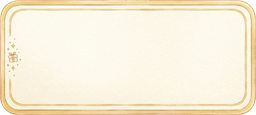
#> input picture minigame/images/ui/flower_egg_reward_bg.png, 256 x 115 px, shrunk from 1080 x 486 before the run
$ python -i matte_flower_egg_ui.py   (imports and definitions only)
#> lines starting #> are read from the running program, lines starting #| are printed output that depends on the picture
#> further down, picture is the input picture: PIL image 256x115 RGBA; mean R, G, B, A 246.7, 236.8, 214.3, 250.2
### scripts/huahua_paths.py
"""
本仓库与「同级目录 game_assets/huahua」的路径解析。

约定：资产库与仓库根目录同级，即 <parent>/game_assets/huahua/。
可通过环境变量 GAME_ASSETS_HUAHUA 指向该 huahua 资产根目录（含 raw、assets 子树的上级，即 game_assets/huahua 这一层）。
"""
from __future__ import annotations

import os
from pathlib import Path


def repo_root() -> Path:
    """本仓库根目录（game2D_huahua）。"""
    return Path(__file__).resolve().parent.parent


def game_assets_huahua_root() -> Path:
    """仓库外 huahua 资产根：默认 ../game_assets/huahua（相对 repo）。"""
    env = os.environ.get("GAME_ASSETS_HUAHUA", "").strip()
    if env:
        return Path(env).expanduser().resolve()
    return (repo_root().parent / "game_assets" / "huahua").resolve()


def game_assets_dir() -> Path:
    """…/game_assets/huahua/assets"""
    return game_assets_huahua_root() / "assets"

### scripts/matte_flower_egg_ui.py
#!/usr/bin/env python3
"""
花语彩蛋弹窗 NB2 原图：品红抠图 + alpha 裁边。
读 ../game_assets/huahua/assets/raw/flower_egg_*_nb2.png（默认，见 huahua_paths / GAME_ASSETS_HUAHUA）
写入 minigame/subpkg_panels/images/ui/
"""
from __future__ import annotations

import sys
from pathlib import Path

try:
    from PIL import Image, ImageFilter
except ImportError:
    print("需要: pip install Pillow", file=sys.stderr)
    sys.exit(1)

from huahua_paths import game_assets_dir

ROOT = Path(__file__).resolve().parents[1]
RAW = game_assets_dir() / "raw"
OUT_DIR = ROOT / "minigame/subpkg_panels/images/ui"

PAIRS: list[tuple[str, str]] = [
    ("flower_egg_title_banner_nb2.png", "flower_egg_title_banner.png"),
    ("flower_egg_btn_claim_nb2.png", "flower_egg_btn_claim.png"),
    ("flower_egg_card_bg_nb2.png", "flower_egg_card_bg.png"),
    ("flower_egg_reward_bg_nb2.png", "flower_egg_reward_bg.png"),
]


def magenta_score(r: int, g: int, b: int) -> float:
    return (r + b) * 0.5 - g


def process_pixels(im: Image.Image) -> Image.Image:
    im = im.convert("RGBA")
    px = im.load()
    w, h = im.size
#> w = 256; h = 115
    for y in range(h):
        for x in range(w):
            r, g, b, a = px[x, y]
            ms = magenta_score(r, g, b)
            if ms > 130 and r > 160 and b > 160 and g < 120:
                px[x, y] = (r, g, b, 0)
            elif ms > 100 and r > 200 and b > 200 and g < 90:
                px[x, y] = (r, g, b, 0)

    def despill(rr: int, gg: int, bb: int) -> tuple[int, int, int]:
        ms = magenta_score(rr, gg, bb)
        if ms < 35 or gg > 100:
            return rr, gg, bb
        t = min(0.5, (ms - 35) / 120.0)
        rr = int(max(0, min(255, rr - (rr - gg) * t * 0.6)))
        bb = int(max(0, min(255, bb - (bb - gg) * t * 0.6)))
        gg = int(max(0, min(255, gg + (ms - 35) * 0.07 * t)))
        return rr, gg, bb

    for y in range(h):
        for x in range(w):
            r, g, b, a = px[x, y]
            if a < 16:
                continue
            r2, g2, b2 = despill(r, g, b)
            px[x, y] = (r2, g2, b2, a)
#> this loop made 115 passes

    a = im.split()[-1]
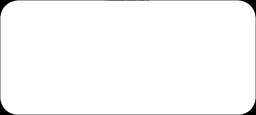
#> a: PIL image 256x115 L; min 0, max 255, mean 250.2
    a2 = a.filter(ImageFilter.MinFilter(3))
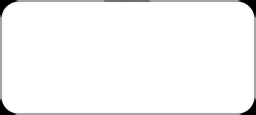
#> a2: PIL image 256x115 L; min 0, max 255, mean 247.1
    a2 = a2.filter(ImageFilter.GaussianBlur(radius=0.45))
    im.putalpha(a2)
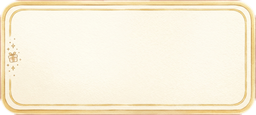
#> im: PIL image 256x115 RGBA; mean R, G, B, A 246.7, 236.8, 214.3, 247.1; transparent parts drawn white
    return im


def trim_alpha(im: Image.Image) -> Image.Image:
    bbox = im.getbbox()
    if bbox:
        return im.crop(bbox)
    return im


def main() -> None:
    OUT_DIR.mkdir(parents=True, exist_ok=True)
    for src_name, dst_name in PAIRS:
        src = RAW / src_name
        if not src.is_file():
            print(f"SKIP missing: {src}", file=sys.stderr)
            continue
        im = Image.open(src)
        im = process_pixels(im)
        im = trim_alpha(im)
        dst = OUT_DIR / dst_name
        im.save(dst, "PNG")
        print(f"OK {src_name} -> {dst} ({im.size})")


# [2 lines not run here, left out]

>>> from PIL import Image
>>> picture = Image.open('../minigame/images/ui/flower_egg_reward_bg.png')
>>> result = process_pixels(picture)

$ run again, on minigame/images/ui/cell_peek.png
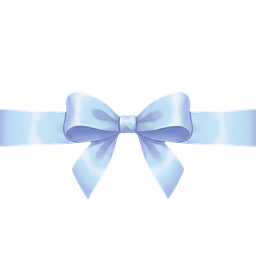
#> input picture minigame/images/ui/cell_peek.png, 256 x 256 px, shrunk from 1024 x 1024 before the run
#> picture is the input picture: PIL image 256x256 RGBA; mean R, G, B, A 38.7, 43.1, 49, 47.8
#> in process_pixels, `a = im.split()[-1]`:
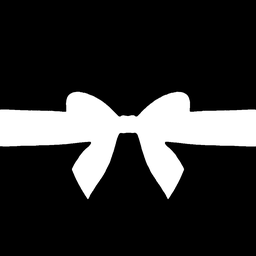
#> a: PIL image 256x256 L; min 0, max 255, mean 47.8
#> in process_pixels, `a2 = a.filter(ImageFilter.MinFilter(3))`:
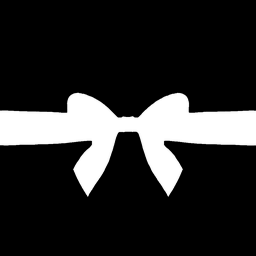
#> a2: PIL image 256x256 L; min 0, max 255, mean 44.1

$ run again, on minigame/images/ui/checkin_milestone_gift_4.png
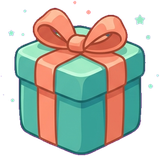
#> input picture minigame/images/ui/checkin_milestone_gift_4.png, 160 x 156 px
#> picture is the input picture: PIL image 160x156 RGBA; mean R, G, B, A 92.8, 92.9, 82.9, 152.3
#> the loop in process_pixels, `for y in range(h):` made 156 passes
#> in process_pixels, `a2 = a.filter(ImageFilter.MinFilter(3))`:
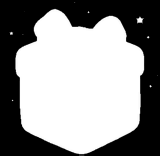
#> a2: PIL image 160x156 L; min 0, max 255, mean 144.8
#> in process_pixels, `im.putalpha(a2)`:
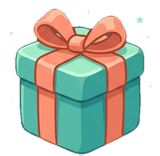
#> im: PIL image 160x156 RGBA; mean R, G, B, A 92.4, 92.9, 82.8, 144.8; transparent parts drawn white
